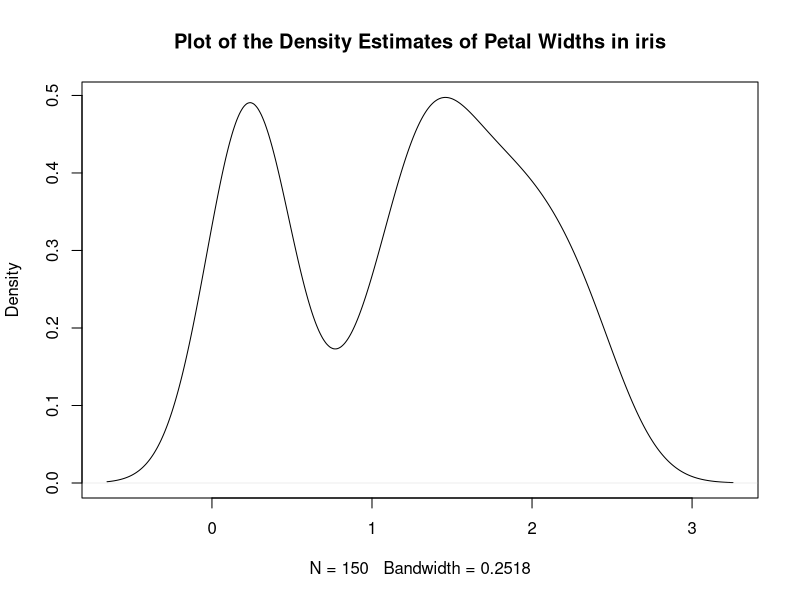

Write the R code that produced this figure.
## ---- chunk 1
y <- density(iris$Petal.Width)
## ---- chunk 2
class(y)
## ---- chunk 3
typeof(y)
## ---- chunk 4
str(y)
## ---- chunk 5
#| echo: false
plot(y, main = "Plot of the Density Estimates of Petal Widths in iris")
